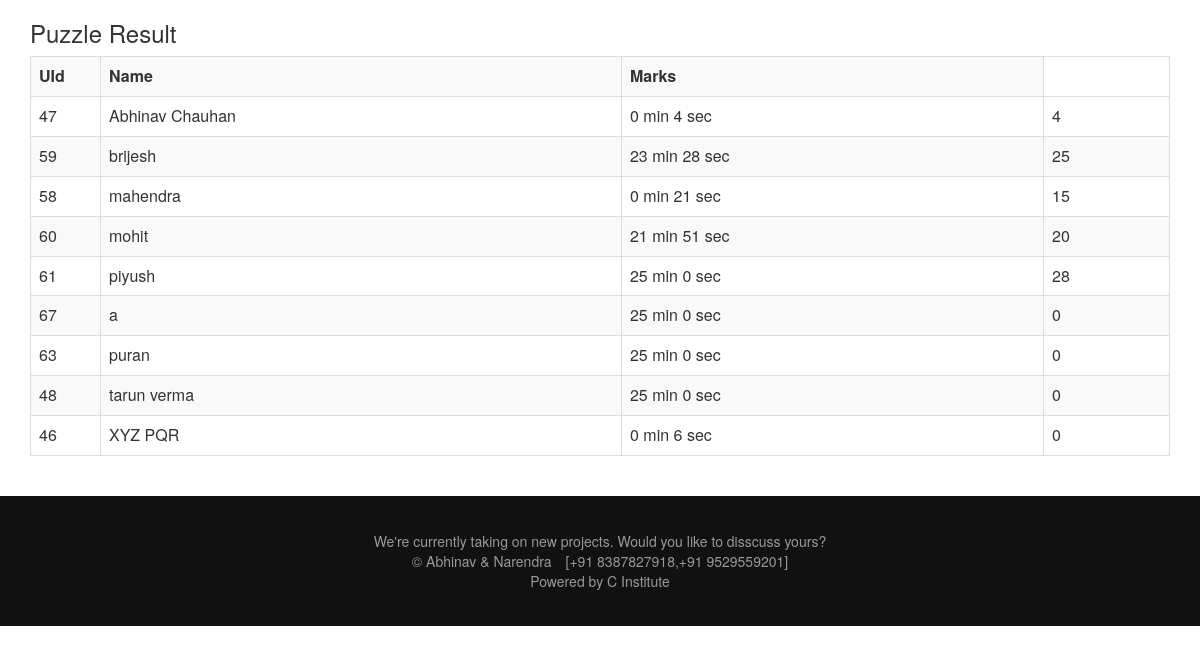
The app's page /admin/result-list.php (signed in) with its own data.
### tables this page shows
CREATE TABLE `user_signup` (
  `id` int(11) NOT NULL,
  `email` varchar(32) NOT NULL,
  `name` varchar(32) NOT NULL,
  `phone` bigint(10) NOT NULL,
  `passwd` varchar(32) NOT NULL
);

CREATE TABLE `_47_java_result` (
  `qid` int(11) NOT NULL,
  `not_attempt` int(1) DEFAULT NULL,
  `is_right` int(1) DEFAULT NULL,
  `is_wrong` int(1) DEFAULT NULL,
  `min` int(3) DEFAULT NULL,
  `sec` int(2) DEFAULT NULL
);

CREATE TABLE `user_data` (
  `email` varchar(32) NOT NULL,
  `sem` int(1) NOT NULL,
  `branch` varchar(32) NOT NULL,
  `college` varchar(256) NOT NULL,
  `c` varchar(10) DEFAULT NULL,
  `cpp` varchar(10) DEFAULT NULL,
  `java` varchar(10) DEFAULT NULL
);

CREATE TABLE `_59_java_result` (
  `qid` int(11) NOT NULL,
  `not_attempt` int(1) DEFAULT NULL,
  `is_right` int(1) DEFAULT NULL,
  `is_wrong` int(1) DEFAULT NULL,
  `min` int(3) DEFAULT NULL,
  `sec` int(2) DEFAULT NULL
);

CREATE TABLE `_58_java_result` (
  `qid` int(11) NOT NULL,
  `not_attempt` int(1) DEFAULT NULL,
  `is_right` int(1) DEFAULT NULL,
  `is_wrong` int(1) DEFAULT NULL,
  `min` int(3) DEFAULT NULL,
  `sec` int(2) DEFAULT NULL
);

CREATE TABLE `_60_java_result` (
  `qid` int(11) NOT NULL,
  `not_attempt` int(1) DEFAULT NULL,
  `is_right` int(1) DEFAULT NULL,
  `is_wrong` int(1) DEFAULT NULL,
  `min` int(3) DEFAULT NULL,
  `sec` int(2) DEFAULT NULL
);

CREATE TABLE `_61_java_result` (
  `qid` int(11) NOT NULL,
  `not_attempt` int(1) DEFAULT NULL,
  `is_right` int(1) DEFAULT NULL,
  `is_wrong` int(1) DEFAULT NULL,
  `min` int(3) DEFAULT NULL,
  `sec` int(2) DEFAULT NULL
);

CREATE TABLE `_46_java_result` (
  `qid` int(11) NOT NULL,
  `not_attempt` int(1) DEFAULT NULL,
  `is_right` int(1) DEFAULT NULL,
  `is_wrong` int(1) DEFAULT NULL,
  `min` int(3) DEFAULT NULL,
  `sec` int(2) DEFAULT NULL
);

### admin/result-list.php (the view, shortened to what this page needs)
<html>
<head>
    <link rel="stylesheet" href="https://maxcdn.bootstrapcdn.com/bootstrap/3.3.7/css/bootstrap.min.css">
</head>
<body>
<?php
require_once('../includes/config.php');
extract($_GET);
if($subject=="c") $show_sub="C";
	else if($subject=="cpp") $show_sub="KBC";
		else $show_sub="Puzzle";
echo '<div class="container">';
echo '<h3>'.$show_sub.' Result</h3>';
echo '<table class="table table-striped table-hover table-bordered">';
$query_id="SELECT * FROM user_signup";
$result_id=$conn->query($query_id);
if($result_id->num_rows>0)
{	echo '<tr><th width="70">UId</th><th>Name</th>'; if($subject=="java") echo '<th>Time Consumed</th>';
	echo '<th>Marks</th></tr>';
	while($rows_id=$result_id->fetch_assoc())
	{
		$query="SELECT c,cpp,java FROM user_data where email='".$rows_id['email']."'";
		$result=$conn->query($query);
		$row=$result->fetch_assoc();
		if($subject=='c')
		{
			if($row['c']=='checked')
			{
				$table='_'.$rows_id['id'].'_c_result';
				$query_res="SELECT * FROM ".$table;
				$result_res=$conn->query($query_res);
				$r=0;$w=0;$total=0;
				while($row_res=$result_res->fetch_assoc())
				{
				if($row_res['is_right']==1) $r++;
				if($row_res['is_wrong']==1) $w++;
				}
					$total=$r*4-$w*1;
				echo '<tr><td>'.$rows_id['id'].'</td><td>'.$rows_id['name'].'</td><td>'.$total.'</td></tr>';
			}
		}
		else if($subject=='cpp')
				{	if($row['cpp']=='checked')
					{
					$table='_'.$rows_id['id'].'_cpp_result';
					$query_res="SELECT * FROM ".$table;
					$result_res=$conn->query($query_res);
					$r=0;$w=0;$total=0;
					while($row_res=$result_res->fetch_assoc())
					{
					if($row_res['is_right']==1) $r++;
					if($row_res['is_wrong']==1) $w++;
					}
					$total=$r*4-$w*1;
					echo '<tr><td>'.$rows_id['id'].'</td><td>'.$rows_id['name'].'</td><td>'.$total.'</td></tr>';
					}
				}
		else{
				if($row['java']=='checked')
				{
				$table='_'.$rows_id['id'].'_java_result';
				$query_res="SELECT * FROM ".$table;
				$result_res=$conn->query($query_res);
				$r=0;$w=0;$total=0;
				while($row_res=$result_res->fetch_assoc())
				{
				if(1)
				{$min=$row_res['min'];$sec=$row_res['sec'];}
				else { $min=0; $sec=0;}
				if($row_res['is_right']==1) $r++;
				if($row_res['is_wrong']==1) $w++;
				}
					$total=$r*4-$w*1;
				echo '<tr><td>'.$rows_id['id'].'</td><td>'.$rows_id['name']."</td><td> $min min $sec sec</td><td>".$total.'</td></tr>';
				}
			}
	}
}
else
{
	echo "No result data";
}
echo "</table></div>";
?>
<br>
<div class="container-fluid footer" style="background-color:#111111;text-align:center;">
		<div style="display:table;;margin:0px auto;height:130px;color:#999999;">
			<div style="display:table-cell;vertical-align:middle;" >
<span style="font-size:14px;">We're currently taking on new projects. Would you like to disscuss yours?</span><br>
<span>&copy;&nbsp;Abhinav & Narendra&emsp;[+91 8387827918,+91 9529559201]</span><br>
<span>Powered by C Institute</span>
			</div>
		</div>
</div>
</body>
</html>

### records on screen
user_signup: id "47", name "Abhinav Chauhan", _47_java_result.min "0", _47_java_result.sec "4", user_data.java "4"
user_signup: id "59", name "brijesh", _59_java_result.min "23", _59_java_result.sec "28", total "25"
user_signup: id "58", name "mahendra", _58_java_result.min "0", _58_java_result.sec "21", total "15"
user_signup: id "60", name "mohit", _60_java_result.min "21", _60_java_result.sec "51", total "20"
user_signup: id "61", name "piyush", _61_java_result.min "25", _61_java_result.sec "0", user_data.java "28"
user_signup: id "67", name "a", user_data.java "0"
_61_java_result: min "25", sec "0"
user_signup: id "63", name "puran", user_data.java "0"
user_signup: id "48", name "tarun verma", user_data.java "0"
user_signup: id "46", name "XYZ PQR", _46_java_result.min "0", _46_java_result.sec "6", user_data.java "0"

### other values on screen
$show_sub "Puzzle"
